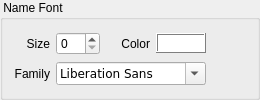
        <widget class="QGroupBox" name="groupbox_fc_name_font">
         <property name="title">
          <string> Name Font </string>
         </property>
         <layout class="QHBoxLayout" name="horizontalLayout_6">
          <item>
           <layout class="QGridLayout" name="gridLayout">
            <item row="0" column="0">
             <widget class="QLabel" name="label_fc_name_font_size">
              <property name="text">
               <string>Size</string>
              </property>
              <property name="alignment">
               <set>Qt::AlignRight|Qt::AlignTrailing|Qt::AlignVCenter</set>
              </property>
              <property name="buddy">
               <cstring>spinbox_fc_name_font_size</cstring>
              </property>
             </widget>
            </item>
            <item row="0" column="1">
             <widget class="QSpinBox" name="spinbox_fc_name_font_size">
              <property name="maximumSize">
               <size>
                <width>50</width>
                <height>16777215</height>
               </size>
              </property>
             </widget>
            </item>
            <item row="0" column="2">
             <widget class="QLabel" name="label_fc_name_font_color">
              <property name="text">
               <string>Color</string>
              </property>
              <property name="alignment">
               <set>Qt::AlignRight|Qt::AlignTrailing|Qt::AlignVCenter</set>
              </property>
             </widget>
            </item>
            <item row="0" column="3">
             <widget class="QFrame" name="frame_fc_name_font_color">
              <property name="minimumSize">
               <size>
                <width>50</width>
                <height>20</height>
               </size>
              </property>
              <property name="maximumSize">
               <size>
                <width>50</width>
                <height>20</height>
               </size>
              </property>
              <property name="palette">
               <palette>
                <active>
                 <colorrole role="WindowText">
                  <brush brushstyle="SolidPattern">
                   <color alpha="255">
                    <red>0</red>
                    <green>0</green>
                    <blue>0</blue>
                   </color>
                  </brush>
                 </colorrole>
                 <colorrole role="Button">
                  <brush brushstyle="SolidPattern">
                   <color alpha="255">
                    <red>255</red>
                    <green>255</green>
                    <blue>255</blue>
                   </color>
                  </brush>
                 </colorrole>
                 <colorrole role="Light">
                  <brush brushstyle="SolidPattern">
                   <color alpha="255">
                    <red>255</red>
                    <green>255</green>
                    <blue>255</blue>
                   </color>
                  </brush>
                 </colorrole>
                 <colorrole role="Midlight">
                  <brush brushstyle="SolidPattern">
                   <color alpha="255">
                    <red>255</red>
                    <green>255</green>
                    <blue>255</blue>
                   </color>
                  </brush>
                 </colorrole>
                 <colorrole role="Dark">
                  <brush brushstyle="SolidPattern">
                   <color alpha="255">
                    <red>127</red>
                    <green>127</green>
                    <blue>127</blue>
                   </color>
                  </brush>
                 </colorrole>
                 <colorrole role="Mid">
                  <brush brushstyle="SolidPattern">
                   <color alpha="255">
                    <red>170</red>
                    <green>170</green>
                    <blue>170</blue>
                   </color>
                  </brush>
                 </colorrole>
                 <colorrole role="Text">
                  <brush brushstyle="SolidPattern">
                   <color alpha="255">
                    <red>0</red>
                    <green>0</green>
                    <blue>0</blue>
                   </color>
                  </brush>
                 </colorrole>
                 <colorrole role="BrightText">
                  <brush brushstyle="SolidPattern">
                   <color alpha="255">
                    <red>255</red>
                    <green>255</green>
                    <blue>255</blue>
                   </color>
                  </brush>
                 </colorrole>
                 <colorrole role="ButtonText">
                  <brush brushstyle="SolidPattern">
                   <color alpha="255">
                    <red>0</red>
                    <green>0</green>
                    <blue>0</blue>
                   </color>
                  </brush>
                 </colorrole>
                 <colorrole role="Base">
                  <brush brushstyle="SolidPattern">
                   <color alpha="255">
                    <red>255</red>
                    <green>255</green>
                    <blue>255</blue>
                   </color>
                  </brush>
                 </colorrole>
                 <colorrole role="Window">
                  <brush brushstyle="SolidPattern">
                   <color alpha="255">
                    <red>255</red>
                    <green>255</green>
                    <blue>255</blue>
                   </color>
                  </brush>
                 </colorrole>
                 <colorrole role="Shadow">
                  <brush brushstyle="SolidPattern">
                   <color alpha="255">
                    <red>0</red>
                    <green>0</green>
                    <blue>0</blue>
                   </color>
                  </brush>
                 </colorrole>
                 <colorrole role="AlternateBase">
                  <brush brushstyle="SolidPattern">
                   <color alpha="255">
                    <red>255</red>
                    <green>255</green>
                    <blue>255</blue>
                   </color>
                  </brush>
                 </colorrole>
                 <colorrole role="ToolTipBase">
                  <brush brushstyle="SolidPattern">
                   <color alpha="255">
                    <red>255</red>
                    <green>255</green>
                    <blue>220</blue>
                   </color>
                  </brush>
                 </colorrole>
                 <colorrole role="ToolTipText">
                  <brush brushstyle="SolidPattern">
                   <color alpha="255">
                    <red>0</red>
                    <green>0</green>
                    <blue>0</blue>
                   </color>
                  </brush>
                 </colorrole>
                </active>
                <inactive>
                 <colorrole role="WindowText">
                  <brush brushstyle="SolidPattern">
                   <color alpha="255">
                    <red>0</red>
                    <green>0</green>
                    <blue>0</blue>
                   </color>
                  </brush>
                 </colorrole>
                 <colorrole role="Button">
                  <brush brushstyle="SolidPattern">
                   <color alpha="255">
                    <red>255</red>
                    <green>255</green>
                    <blue>255</blue>
                   </color>
                  </brush>
                 </colorrole>
                 <colorrole role="Light">
                  <brush brushstyle="SolidPattern">
                   <color alpha="255">
                    <red>255</red>
                    <green>255</green>
                    <blue>255</blue>
                   </color>
                  </brush>
                 </colorrole>
                 <colorrole role="Midlight">
                  <brush brushstyle="SolidPattern">
                   <color alpha="255">
                    <red>255</red>
                    <green>255</green>
                    <blue>255</blue>
                   </color>
                  </brush>
                 </colorrole>
                 <colorrole role="Dark">
                  <brush brushstyle="SolidPattern">
                   <color alpha="255">
                    <red>127</red>
                    <green>127</green>
                    <blue>127</blue>
                   </color>
                  </brush>
                 </colorrole>
                 <colorrole role="Mid">
                  <brush brushstyle="SolidPattern">
                   <color alpha="255">
                    <red>170</red>
                    <green>170</green>
                    <blue>170</blue>
                   </color>
                  </brush>
                 </colorrole>
                 <colorrole role="Text">
                  <brush brushstyle="SolidPattern">
                   <color alpha="255">
                    <red>0</red>
                    <green>0</green>
                    <blue>0</blue>
                   </color>
                  </brush>
                 </colorrole>
                 <colorrole role="BrightText">
                  <brush brushstyle="SolidPattern">
                   <color alpha="255">
                    <red>255</red>
                    <green>255</green>
                    <blue>255</blue>
                   </color>
                  </brush>
                 </colorrole>
                 <colorrole role="ButtonText">
                  <brush brushstyle="SolidPattern">
                   <color alpha="255">
                    <red>0</red>
                    <green>0</green>
                    <blue>0</blue>
                   </color>
                  </brush>
                 </colorrole>
                 <colorrole role="Base">
                  <brush brushstyle="SolidPattern">
                   <color alpha="255">
                    <red>255</red>
                    <green>255</green>
                    <blue>255</blue>
                   </color>
                  </brush>
                 </colorrole>
                 <colorrole role="Window">
                  <brush brushstyle="SolidPattern">
                   <color alpha="255">
                    <red>255</red>
                    <green>255</green>
                    <blue>255</blue>
                   </color>
                  </brush>
                 </colorrole>
                 <colorrole role="Shadow">
                  <brush brushstyle="SolidPattern">
                   <color alpha="255">
                    <red>0</red>
                    <green>0</green>
                    <blue>0</blue>
                   </color>
                  </brush>
                 </colorrole>
                 <colorrole role="AlternateBase">
                  <brush brushstyle="SolidPattern">
                   <color alpha="255">
                    <red>255</red>
                    <green>255</green>
                    <blue>255</blue>
                   </color>
                  </brush>
                 </colorrole>
                 <colorrole role="ToolTipBase">
                  <brush brushstyle="SolidPattern">
                   <color alpha="255">
                    <red>255</red>
                    <green>255</green>
                    <blue>220</blue>
                   </color>
                  </brush>
                 </colorrole>
                 <colorrole role="ToolTipText">
                  <brush brushstyle="SolidPattern">
                   <color alpha="255">
                    <red>0</red>
                    <green>0</green>
                    <blue>0</blue>
                   </color>
                  </brush>
                 </colorrole>
                </inactive>
                <disabled>
                 <colorrole role="WindowText">
                  <brush brushstyle="SolidPattern">
                   <color alpha="255">
                    <red>127</red>
                    <green>127</green>
                    <blue>127</blue>
                   </color>
                  </brush>
                 </colorrole>
                 <colorrole role="Button">
                  <brush brushstyle="SolidPattern">
                   <color alpha="255">
                    <red>255</red>
                    <green>255</green>
                    <blue>255</blue>
                   </color>
                  </brush>
                 </colorrole>
                 <colorrole role="Light">
                  <brush brushstyle="SolidPattern">
                   <color alpha="255">
                    <red>255</red>
                    <green>255</green>
                    <blue>255</blue>
                   </color>
                  </brush>
                 </colorrole>
                 <colorrole role="Midlight">
                  <brush brushstyle="SolidPattern">
                   <color alpha="255">
                    <red>255</red>
                    <green>255</green>
                    <blue>255</blue>
                   </color>
                  </brush>
                 </colorrole>
                 <colorrole role="Dark">
                  <brush brushstyle="SolidPattern">
                   <color alpha="255">
                    <red>127</red>
                    <green>127</green>
                    <blue>127</blue>
                   </color>
                  </brush>
                 </colorrole>
                 <colorrole role="Mid">
                  <brush brushstyle="SolidPattern">
                   <color alpha="255">
                    <red>170</red>
                    <green>170</green>
                    <blue>170</blue>
                   </color>
                  </brush>
                 </colorrole>
                 <colorrole role="Text">
                  <brush brushstyle="SolidPattern">
                   <color alpha="255">
                    <red>127</red>
                    <green>127</green>
                    <blue>127</blue>
                   </color>
                  </brush>
                 </colorrole>
                 <colorrole role="BrightText">
                  <brush brushstyle="SolidPattern">
                   <color alpha="255">
                    <red>255</red>
                    <green>255</green>
                    <blue>255</blue>
                   </color>
                  </brush>
                 </colorrole>
                 <colorrole role="ButtonText">
                  <brush brushstyle="SolidPattern">
                   <color alpha="255">
                    <red>127</red>
                    <green>127</green>
                    <blue>127</blue>
                   </color>
                  </brush>
                 </colorrole>
                 <colorrole role="Base">
                  <brush brushstyle="SolidPattern">
                   <color alpha="255">
                    <red>255</red>
                    <green>255</green>
                    <blue>255</blue>
                   </color>
                  </brush>
                 </colorrole>
                 <colorrole role="Window">
                  <brush brushstyle="SolidPattern">
                   <color alpha="255">
                    <red>255</red>
                    <green>255</green>
                    <blue>255</blue>
                   </color>
                  </brush>
                 </colorrole>
                 <colorrole role="Shadow">
                  <brush brushstyle="SolidPattern">
                   <color alpha="255">
                    <red>0</red>
                    <green>0</green>
                    <blue>0</blue>
                   </color>
                  </brush>
                 </colorrole>
                 <colorrole role="AlternateBase">
                  <brush brushstyle="SolidPattern">
                   <color alpha="255">
                    <red>255</red>
                    <green>255</green>
                    <blue>255</blue>
                   </color>
                  </brush>
                 </colorrole>
                 <colorrole role="ToolTipBase">
                  <brush brushstyle="SolidPattern">
                   <color alpha="255">
                    <red>255</red>
                    <green>255</green>
                    <blue>220</blue>
                   </color>
                  </brush>
                 </colorrole>
                 <colorrole role="ToolTipText">
                  <brush brushstyle="SolidPattern">
                   <color alpha="255">
                    <red>0</red>
                    <green>0</green>
                    <blue>0</blue>
                   </color>
                  </brush>
                 </colorrole>
                </disabled>
               </palette>
              </property>
              <property name="font">
               <font>
                <stylestrategy>PreferAntialias</stylestrategy>
               </font>
              </property>
              <property name="cursor">
               <cursorShape>PointingHandCursor</cursorShape>
              </property>
              <property name="autoFillBackground">
               <bool>true</bool>
              </property>
              <property name="frameShape">
               <enum>QFrame::Box</enum>
              </property>
              <property name="frameShadow">
               <enum>QFrame::Raised</enum>
              </property>
              <property name="lineWidth">
               <number>1</number>
              </property>
             </widget>
            </item>
            <item row="1" column="0">
             <widget class="QLabel" name="label_fc_name_font_family">
              <property name="text">
               <string>Family</string>
              </property>
              <property name="alignment">
               <set>Qt::AlignRight|Qt::AlignTrailing|Qt::AlignVCenter</set>
              </property>
              <property name="buddy">
               <cstring>combobox_fc_name_font_family</cstring>
              </property>
             </widget>
            </item>
            <item row="1" column="1" colspan="3">
             <widget class="QFontComboBox" name="combobox_fc_name_font_family">
              <property name="maximumSize">
               <size>
                <width>150</width>
                <height>16777215</height>
               </size>
              </property>
              <property name="font">
               <font>
                <family>Verdana</family>
               </font>
              </property>
              <property name="currentFont">
               <font/>
              </property>
             </widget>
            </item>
           </layout>
          </item>
          <item>
           <spacer name="horizontalSpacer_5">
            <property name="orientation">
             <enum>Qt::Horizontal</enum>
            </property>
            <property name="sizeHint" stdset="0">
             <size>
              <width>40</width>
              <height>20</height>
             </size>
            </property>
           </spacer>
          </item>
         </layout>
        </widget>
